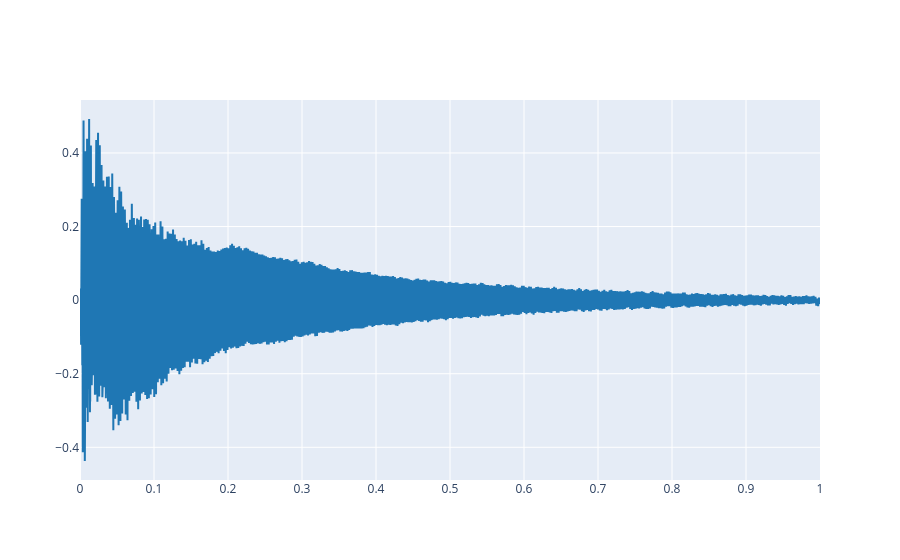

Here is the notebook cell this chart was saved with:
### Markdown cell above
First upload your reference signal and plot the first seconds of it.

### Code cell
# Write the code here
ref, fs = load_audio('sis1_group7/audio/136954__stomachache__gsharp1.wav')
plot_signals(ref, fs, t_start=0, t_end=1)

### Figure 1 — Plotly figure (JSON) as saved in the notebook; plotly's stock layout.template omitted (floating-point values rounded to 4 significant figures; data arrays with more than 128 entries replaced by an {"elided": "..."} marker saying what was removed)
{"data": [{"line": {"color": "#1f77b4", "shape": "linear"}, "mode": "lines", "name": "audio signal 0", "type": "scatter", "x": {"elided": "44100 float values"}, "y": {"elided": "44100 float values"}}], "layout": {}}
